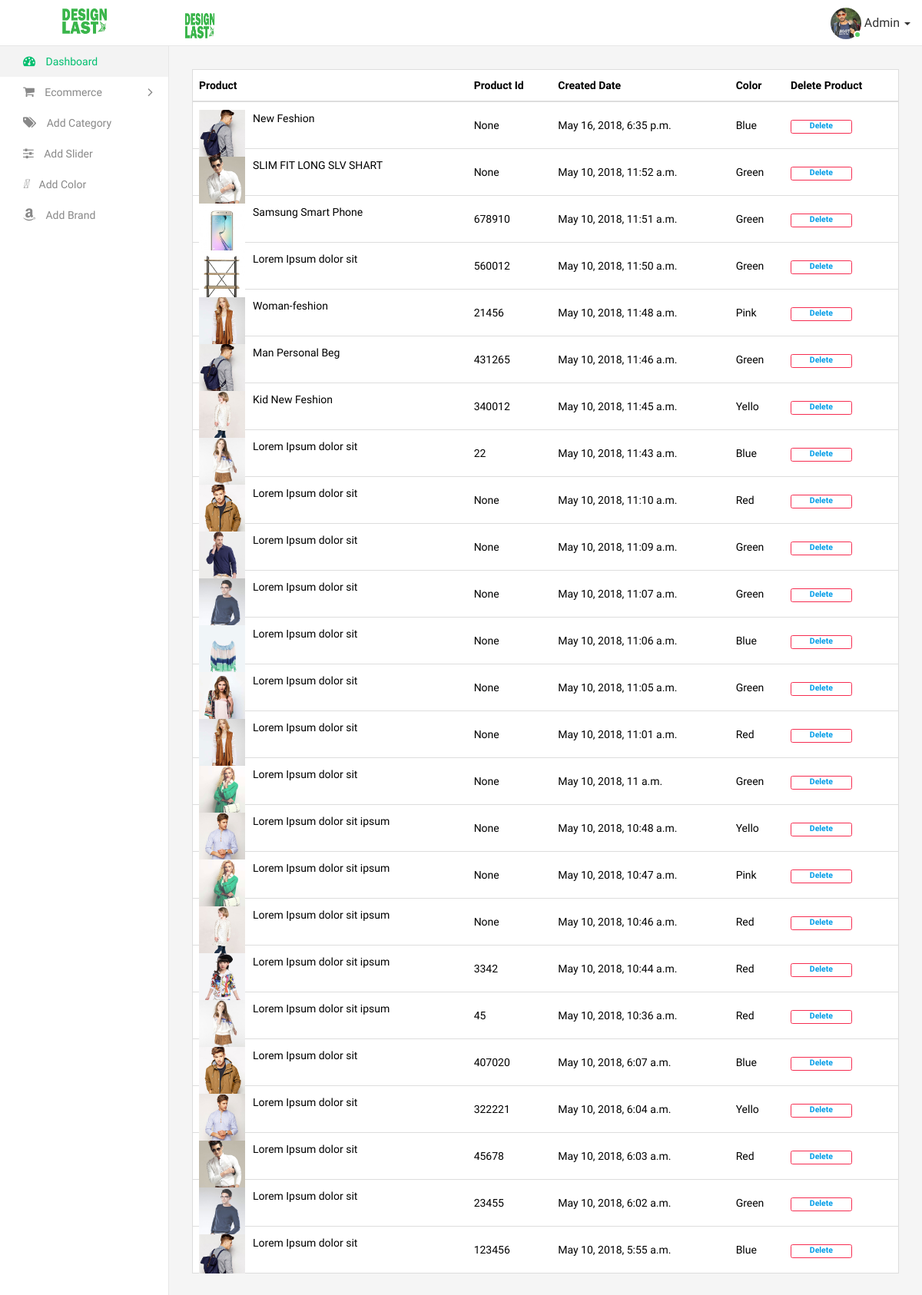
The app's page /list-item (signed in), older data.
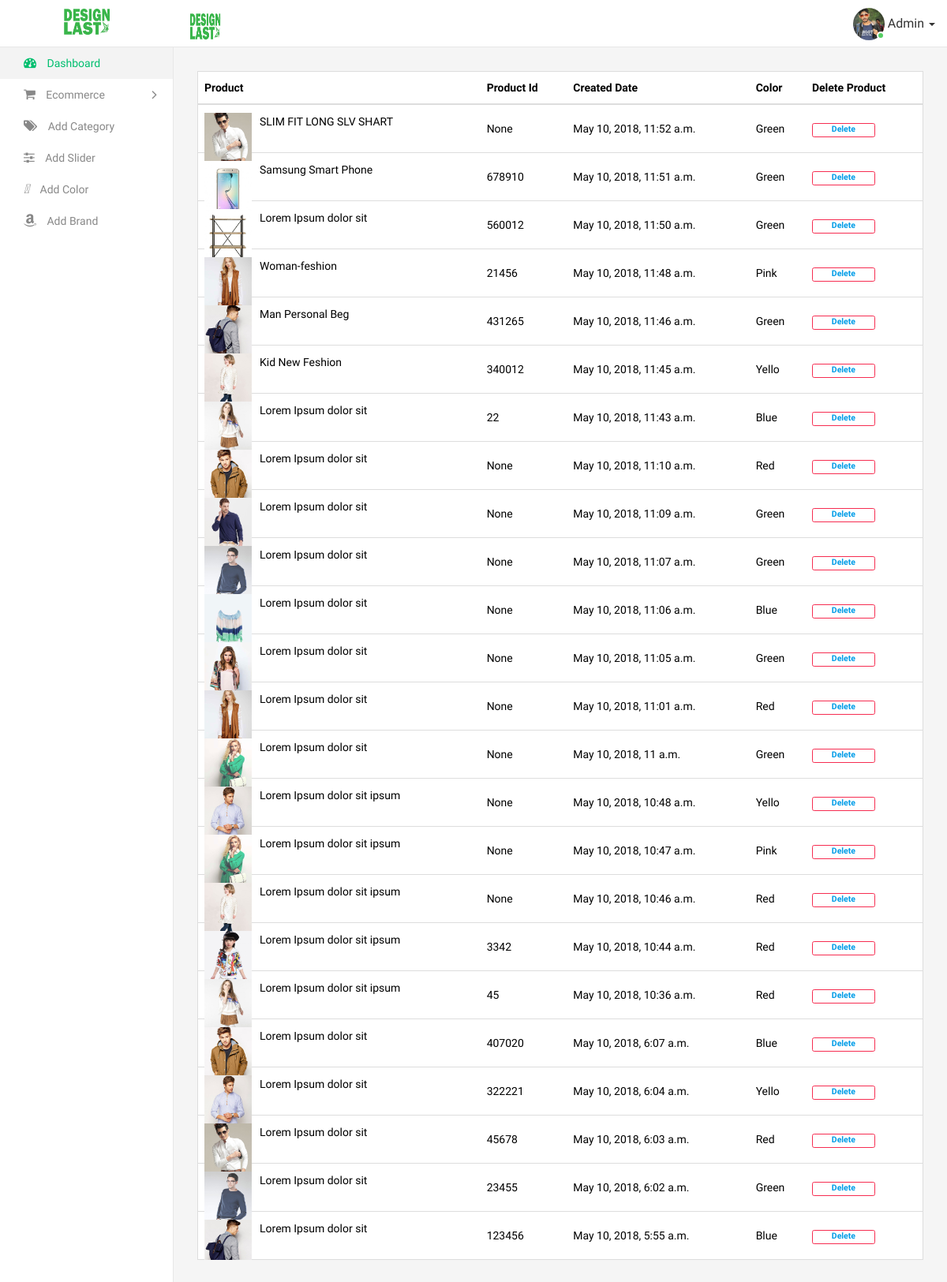
The same page, newer data.
### shopapp/models.py (models this page shows, shortened)
class Product(models.Model):
    name = models.CharField(max_length = 100)
    product_code = models.IntegerField(blank = True, null = True)
    price = models.IntegerField()
    discount_price = models.IntegerField(blank = True, null = True)
    discount_off_price = models.IntegerField(blank = True, null = True)
    category = models.ForeignKey(Category, on_delete = models.CASCADE)
    color = models.ForeignKey(Color, on_delete = models.CASCADE)
    brand_name = models.ForeignKey(Brand, on_delete = models.CASCADE)
    image = models.ImageField(upload_to = 'product')
    order_now_link = models.URLField(max_length=200, blank=False)
    description = models.TextField()
    publish_on = models.DateTimeField(auto_now = False, auto_now_add = True)
    update_on = models.DateTimeField(auto_now = False, auto_now_add = True)

class Color(models.Model):
    name = models.CharField(max_length = 20, unique = True)
    create_at = models.DateTimeField(auto_now = True, auto_now_add = False)
    def __str__(self):
        return self.name

### shopapp/views.py (the view)
# urls.py: path('list-item', listOf_product_viwes, name = 'listOf_product_viwes'),
def listOf_product_viwes(request):
    if request.user.is_authenticated:
        product_obj = Product.objects.all().order_by('-publish_on')
        context = {
            'product_obj' : product_obj
        }
        template_name = 'admin/delete-product.html'
        return render(request, template_name, context)
    else:
        return redirect(login_views)

### templates/admin/delete-product.html (shortened to what this page needs)
{% extends 'app/base_admin.html' %}
{% load static %}
{% block body %}
<div class="page-wrapper">
    <div class="content container-fluid">
        <div class="row">
            <div class="col-md-12">
                <div class="table-responsive">
                    <table class="table table-border custom-table m-b-0">
                        <thead>
                            <tr>
                                <th>Product</th>
                                <th>Product Id</th>
                                <th>Created Date</th>
                                <th>Color</th>
                                <th>Delete Product</th>
                            </tr>
                        </thead>
                        <tbody>
                          {% if product_obj %}
                          {% for item in product_obj %}
                            <tr>
                                <td>
                                    <div class="product-det">
                                        <img src="/media/{{item.image}}" alt="">
                                        <div class="product-desc">
                                            <h2>{{item.name}}</h2>
                                        </div>
                                    </div>
                                </td>
                                <td>{{item.product_code}}</td>
                                <td>{{item.publish_on}}</td>
                                <td>{{item.color}}</td>
                                <td><span class="label label-danger-border"><a href="{% url 'delete_product_viwes' item.id %}">Delete</a></span></td>
                            </tr>
                            {% endfor %}
                            {% endif %}
                        </tbody>
                    </table>
                </div>
            </div>
        </div>
    </div>
{% endblock %}

### templates/app/base_admin.html (shortened to what this page needs)
{% load static %}
<!DOCTYPE html>
<html>
<head>
    <link rel="stylesheet" type="text/css" href="{% static 'assets/css/bootstrap.min.css' %}">
    <link rel="stylesheet" type="text/css" href="{% static 'assets/css/font-awesome.min.css' %}">
    <link rel="stylesheet" type="text/css" href="{% static 'assets/css/fullcalendar.min.css' %}">
    <link rel="stylesheet" type="text/css" href="{% static 'assets/css/dataTables.bootstrap.min.css' %}">
    <link rel="stylesheet" type="text/css" href="{% static 'assets/css/select2.min.css' %}">
    <link rel="stylesheet" type="text/css" href="{% static 'assets/css/bootstrap-datetimepicker.min.css' %}">
    <link rel="stylesheet" type="text/css" href="{% static 'assets/plugins/morris/morris.css' %}">
    <link rel="stylesheet" type="text/css" href="{% static 'assets/css/style.css' %}">
</head>
<body>
    <div class="main-wrapper">
        <div class="header">
            <div class="header-left">
                <a href="{% url 'dashboard_views' %}" class="logo">
                    <img src="{% static 'assets/img/logo.png' %}" width="60" height="40" alt="">
                </a>
            </div>
            <div class="page-title-box pull-left">
                <img src="assets/img/logo.png" width="40" height="40" alt="">
            </div>
            <ul class="nav navbar-nav navbar-right user-menu pull-right">
                <li class="dropdown">
                    <a href="profile.html" class="dropdown-toggle user-link" data-toggle="dropdown" title="Admin">
                        <span class="user-img"><img class="img-circle" src="{% static 'assets/img/user.jpg' %}" width="40" alt="Admin">
							<span class="status online"></span></span>
                        <span>Admin</span>
                        <i class="caret"></i>
                    </a>
                </li>
            </ul>
        </div>
        <div class="sidebar" id="sidebar">
            <div class="sidebar-inner slimscroll">
                <div id="sidebar-menu" class="sidebar-menu">
                    <ul>
                        <li class="active">
                            <a href="{% url 'dashboard_views' %}"><i class="fa fa-dashboard"></i> Dashboard</a>
                        </li>
                        <li class="submenu">
                            <a href="#"><i class="fa fa-shopping-cart" aria-hidden="true"></i> <span> Ecommerce </span> <span class="menu-arrow"></span></a>
                        </li>
                        <li><a href="{% url 'category_views' %}"><i class="fa fa-tags" aria-hidden="true"></i>  Add Category </a></li>
                        <li><a href="{% url 'slider_views' %}"><i class="fa fa-sliders" aria-hidden="true"></i> Add Slider </a></li>
                        <li><a href="{% url 'add_Color_Views' %}"><i class="fas fa-paint-brush"></i>  Add Color </a></li>
                        <li><a href="{% url 'adding_brand_views' %}"><i class="fa fa-amazon"></i> Add Brand </a></li>
                    </ul>
                </div>
            </div>
        </div>
{% block body %}
{% endblock %}
</div>
</body>
</html>

Row changes from the older to the newer data that the page shows:
removed Product: image (picture), name "New Feshion", product_code "None", publish_on "May 16, 2018, 6:35 p.m.", color "Blue"
